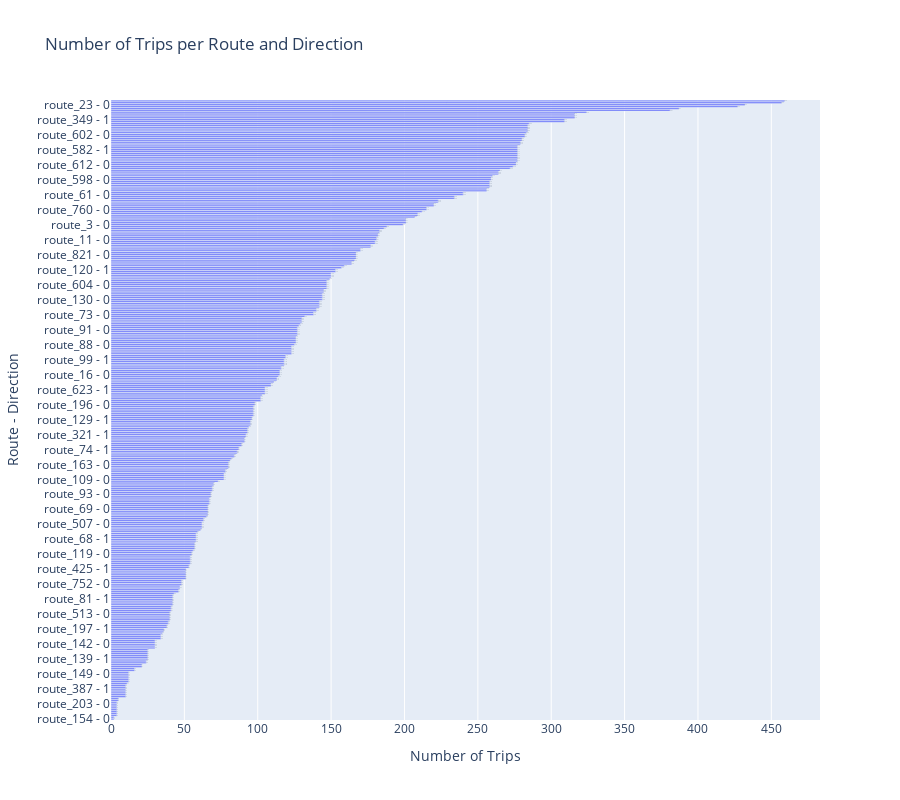

The notebook cell this image was saved under:
### Markdown cell above
## 2. Analyze Transit Operations

### Code cell
def analyze_transit_operations(trips_df):
    """Analyze number of trips per route and direction"""
    # Count trips per route and direction
    counts = trips_df.groupby(['route_id', 'direction_id'])['trip_id'].count().reset_index()
    counts['route_direction'] = counts['route_id'].astype(str) + ' - ' + counts['direction_id'].astype(str)
    
    # Create interactive bar chart
    fig = go.Figure()
    fig.add_trace(go.Bar(
        x=counts['trip_id'], 
        y=counts['route_direction'], 
        orientation='h', 
        text=counts['trip_id'],
        textposition='outside'
    ))
    
    fig.update_layout(
        title='Number of Trips per Route and Direction',
        xaxis_title='Number of Trips',
        yaxis_title='Route - Direction',
        yaxis={'categoryorder': 'total ascending'},
        height=800
    )
    
    fig.show()
    return counts

# Analyze transit operations
trip_counts = analyze_transit_operations(gtfs['trips'])

### Figure 1 — Plotly figure (JSON) as saved in the notebook; plotly's stock layout.template omitted (floating-point values rounded to 4 significant figures; data arrays with more than 128 entries replaced by an {"elided": "..."} marker saying what was removed)
{"data": [{"orientation": "h", "text": {"elided": "331 float values"}, "textposition": "outside", "type": "bar", "x": {"elided": "331 int values"}, "y": {"elided": "331 str values"}}], "layout": {"height": 800, "title": {"text": "Number of Trips per Route and Direction"}, "xaxis": {"title": {"text": "Number of Trips"}}, "yaxis": {"categoryorder": "total ascending", "title": {"text": "Route - Direction"}}}}
